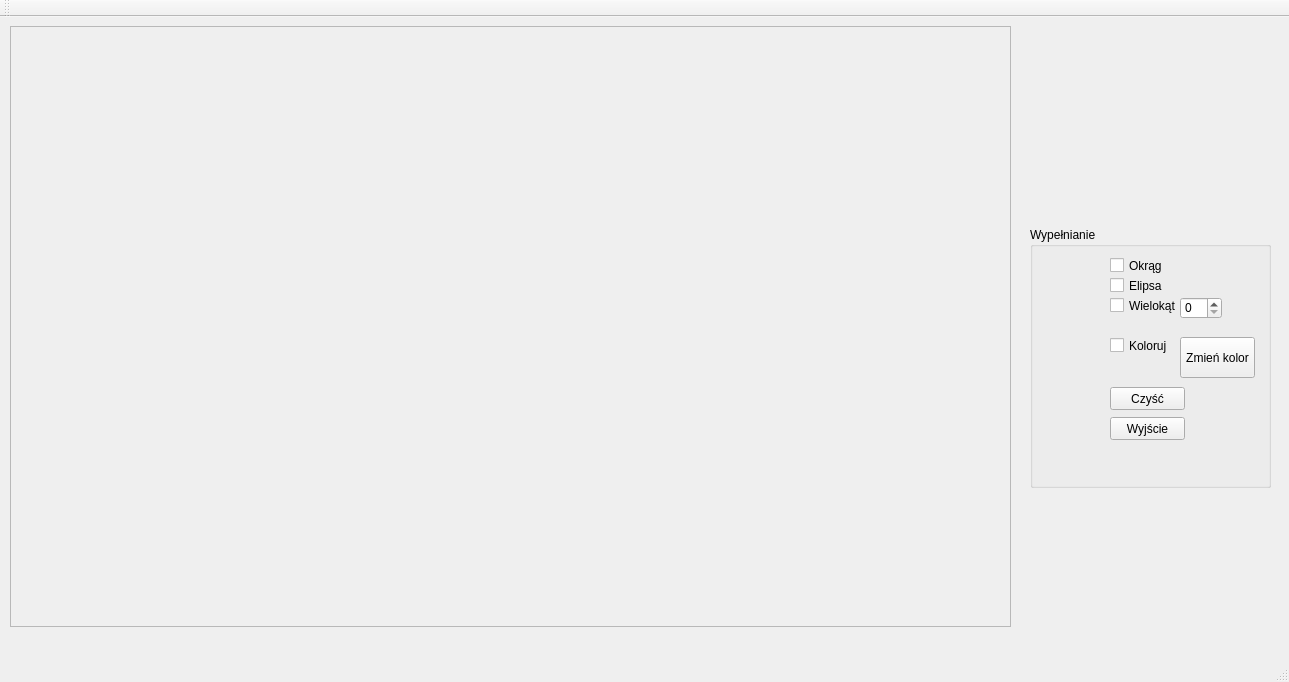
<?xml version="1.0" encoding="UTF-8"?>
<ui version="4.0">
 <class>MyWindow</class>
 <widget class="QMainWindow" name="MyWindow">
  <property name="geometry">
   <rect>
    <x>0</x>
    <y>0</y>
    <width>1289</width>
    <height>682</height>
   </rect>
  </property>
  <property name="windowTitle">
   <string>MyWindow</string>
  </property>
  <widget class="QWidget" name="centralWidget">
   <widget class="QFrame" name="rysujFrame">
    <property name="geometry">
     <rect>
      <x>10</x>
      <y>9</y>
      <width>1001</width>
      <height>601</height>
     </rect>
    </property>
    <property name="frameShape">
     <enum>QFrame::StyledPanel</enum>
    </property>
    <property name="frameShadow">
     <enum>QFrame::Raised</enum>
    </property>
   </widget>
   <widget class="QGroupBox" name="groupBox">
    <property name="geometry">
     <rect>
      <x>1030</x>
      <y>210</y>
      <width>241</width>
      <height>261</height>
     </rect>
    </property>
    <property name="title">
     <string>Wypełnianie</string>
    </property>
    <widget class="QPushButton" name="cleanButton">
     <property name="geometry">
      <rect>
       <x>80</x>
       <y>160</y>
       <width>75</width>
       <height>23</height>
      </rect>
     </property>
     <property name="text">
      <string>Czyść</string>
     </property>
    </widget>
    <widget class="QPushButton" name="exitButton">
     <property name="geometry">
      <rect>
       <x>80</x>
       <y>190</y>
       <width>75</width>
       <height>23</height>
      </rect>
     </property>
     <property name="text">
      <string>Wyjście</string>
     </property>
    </widget>
    <widget class="QCheckBox" name="checkBox">
     <property name="geometry">
      <rect>
       <x>80</x>
       <y>30</y>
       <width>70</width>
       <height>17</height>
      </rect>
     </property>
     <property name="text">
      <string>Okrąg</string>
     </property>
    </widget>
    <widget class="QCheckBox" name="checkBox_2">
     <property name="geometry">
      <rect>
       <x>80</x>
       <y>50</y>
       <width>70</width>
       <height>17</height>
      </rect>
     </property>
     <property name="text">
      <string>Elipsa</string>
     </property>
    </widget>
    <widget class="QCheckBox" name="checkBox_3">
     <property name="geometry">
      <rect>
       <x>80</x>
       <y>70</y>
       <width>70</width>
       <height>17</height>
      </rect>
     </property>
     <property name="text">
      <string>Wielokąt</string>
     </property>
    </widget>
    <widget class="QSpinBox" name="spinBox">
     <property name="geometry">
      <rect>
       <x>150</x>
       <y>70</y>
       <width>42</width>
       <height>22</height>
      </rect>
     </property>
    </widget>
    <widget class="QCheckBox" name="checkBox_4">
     <property name="geometry">
      <rect>
       <x>80</x>
       <y>110</y>
       <width>70</width>
       <height>17</height>
      </rect>
     </property>
     <property name="text">
      <string>Koloruj</string>
     </property>
    </widget>
    <widget class="QPushButton" name="pushButton">
     <property name="geometry">
      <rect>
       <x>150</x>
       <y>110</y>
       <width>75</width>
       <height>41</height>
      </rect>
     </property>
     <property name="text">
      <string>Zmień kolor</string>
     </property>
    </widget>
   </widget>
  </widget>
  <widget class="QToolBar" name="mainToolBar">
   <attribute name="toolBarArea">
    <enum>TopToolBarArea</enum>
   </attribute>
   <attribute name="toolBarBreak">
    <bool>false</bool>
   </attribute>
  </widget>
  <widget class="QStatusBar" name="statusBar"/>
 </widget>
 <layoutdefault spacing="6" margin="11"/>
 <resources/>
 <connections/>
</ui>
